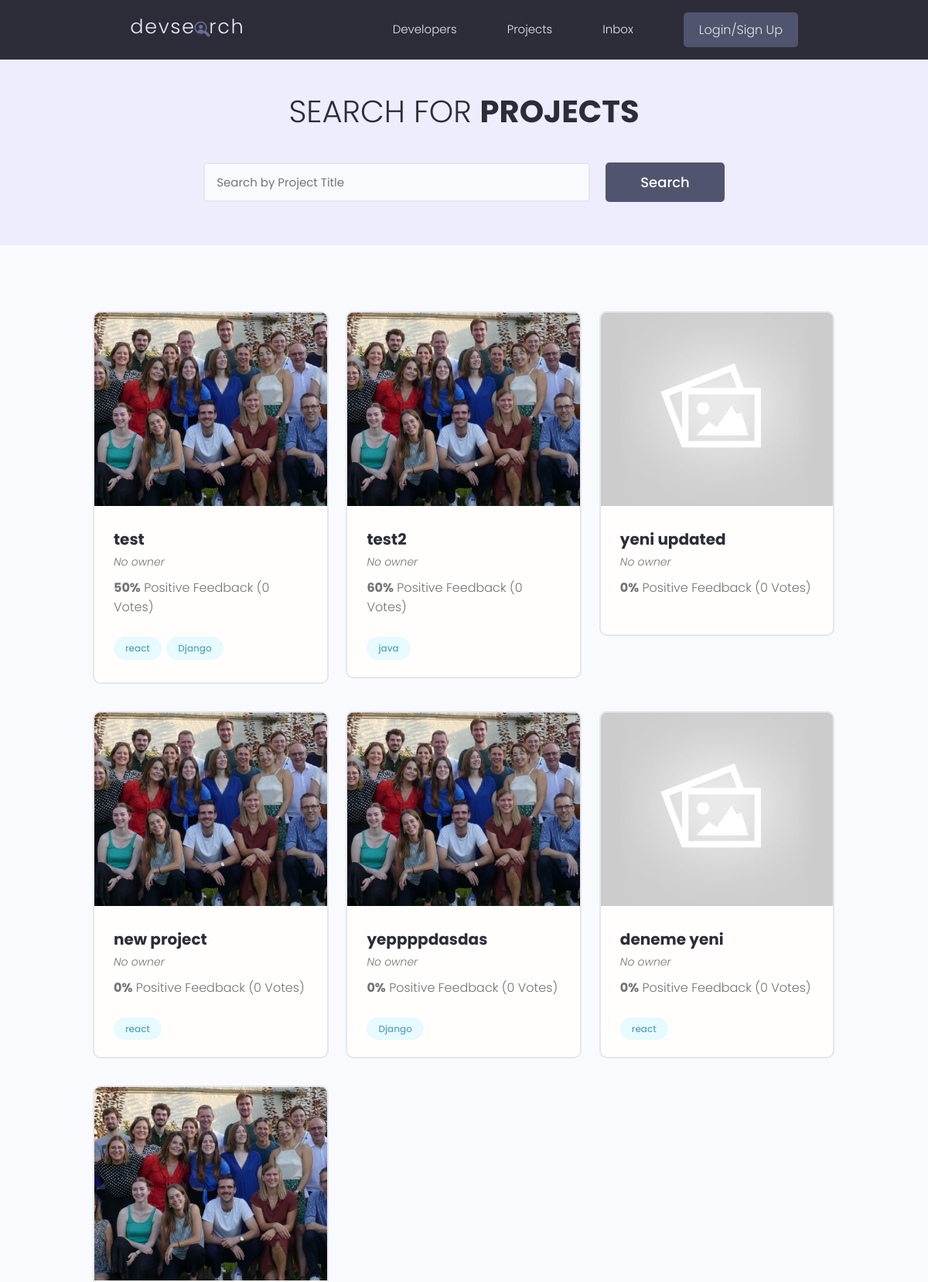
Before: /projects/ (upper part) with the older database file.
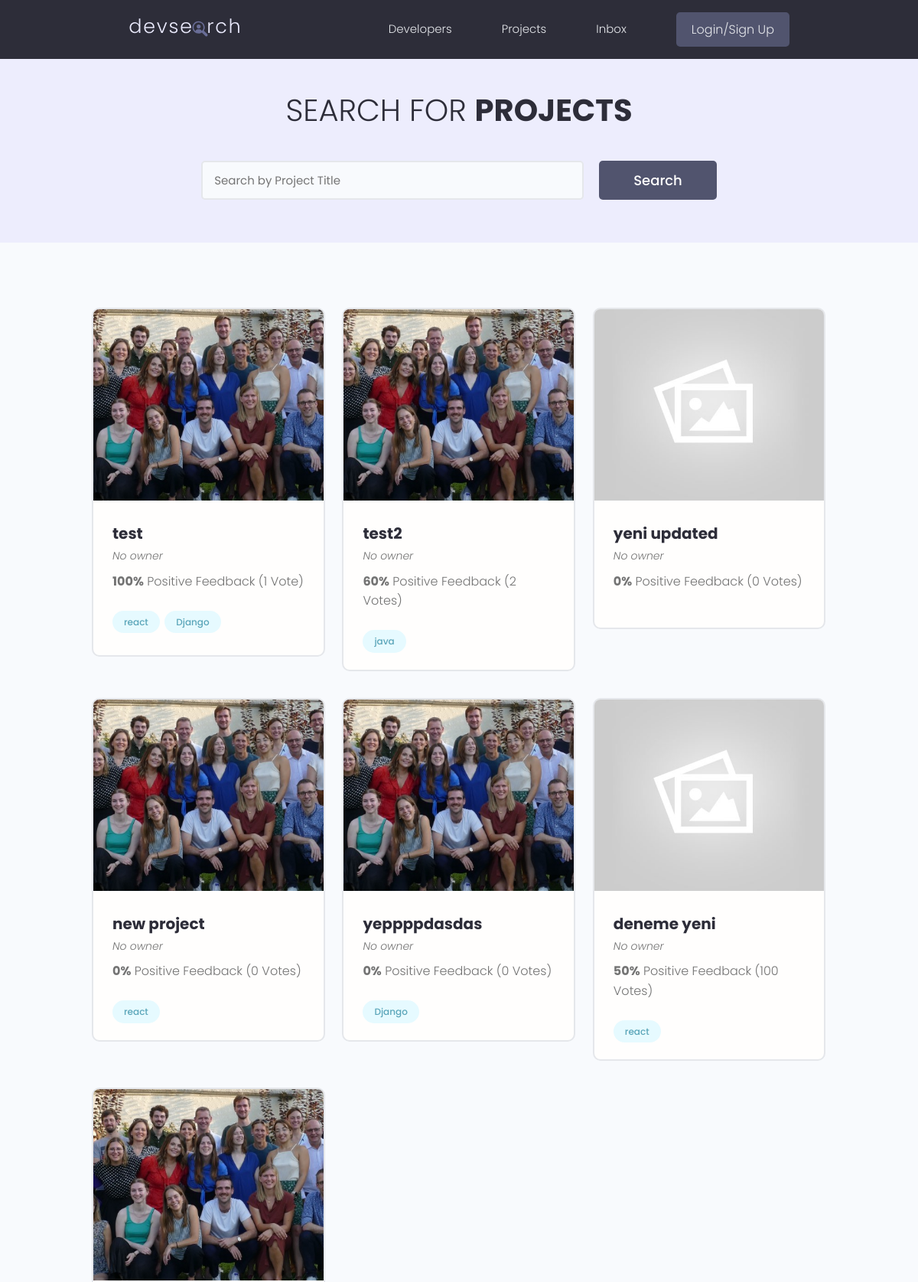
After: the same page with the newer database file.
### projects/models.py (models this page shows, shortened)
class Project(models.Model):
    owner = models.ForeignKey(Profile, null=True, blank=True, on_delete=models.SET_NULL)
    title = models.CharField(max_length=200)
    description = models.TextField(null=True, blank=True)
    featured_image = models.ImageField(null=True, blank=True, default="default.jpg")
    demo_link = models.CharField(max_length=2000, null=True, blank=True)
    source_link = models.CharField(max_length=2000, null=True, blank=True)
    tags = models.ManyToManyField('Tag', blank=True)
    vote_total = models.IntegerField(default=0, null=True, blank=True)
    vote_ratio = models.IntegerField(default=0, null=True, blank=True)
    created = models.DateTimeField(auto_now_add=True)
    id = models.UUIDField(default=uuid.uuid4, unique=True, primary_key=True, editable=False)

### projects/views.py (the view)
# urls.py: path('projects/', include('projects.urls')),
def projects(request):
    projects = Project.objects.all()
    context = {'projects': projects}
    return render(request, 'projects/projects.html', context )

### projects/models.py (called while the page is built)
    def __str__(self):
        return self.name

### projects/templates/projects/projects.html (shortened to what this page needs)
{% extends 'main.html' %}
{% block content %}
<main class="projects">
    <section class="hero-section text-center">
        <div class="container container--narrow">
            <div class="hero-section__box">
                <h2>Search for <span>Projects</span></h2>
            </div>
            <div class="hero-section__search">
                <form class="form" action="#" method="get">
                    <div class="form__field">
                        <input class="input input--text" id="formInput#search" type="text" name="text"
                            placeholder="Search by Project Title" />
                    </div>
                    <input class="btn btn--sub btn--lg" type="submit" value="Search" />
                </form>
            </div>
        </div>
    </section>
    <section class="projectsList">
        <div class="container">
            <div class="grid grid--three">
                {% for project in projects %}
                <div class="column">
                    <div class="card project">
                        <a href="{% url 'project' project.id %}" class="project">
                            <img class="project__thumbnail" src="{{project.featured_image.url}}" alt="project thumbnail" />
                            <div class="card__body">
                                <h3 class="project__title">{{ project.title }}</h3>
                                <p>
                                    {% if project.owner %}
                                    <a class="project__author" href="{% url 'user-profile' project.owner.id %}">By {{ project.owner.name}}</a>
                                    {% else %}
                                    <span class="project__author">No owner</span>
                                    {% endif %}
                                </p>
                                <p class="project--rating">
                                    <span style="font-weight: bold;">{{project.vote_ratio}}%</span> Positive
                                    Feedback ({{project.vote_total}} Vote{{project.vote_total|pluralize:"s"}})
                                </p>
                                <div class="project__tags">
                                    {% for tag in project.tags.all %}
                                    <span class="tag tag--pill tag--main">
                                        <small>{{ tag }}</small>
                                    </span>
                                    {% endfor %}
                                </div>
                            </div>
                        </a>
                    </div>
                </div>
                {% endfor %}
            </div>
        </div>
    </section>
</main>
{% endblock %}

Changed rows visible on the page:
changed Project "test": vote_ratio "50" → "100"; vote_total "0" → "1"
changed Project "test2": vote_total "0" → "2"
changed Project "deneme yeni": vote_ratio "0" → "50"; vote_total "0" → "100"
